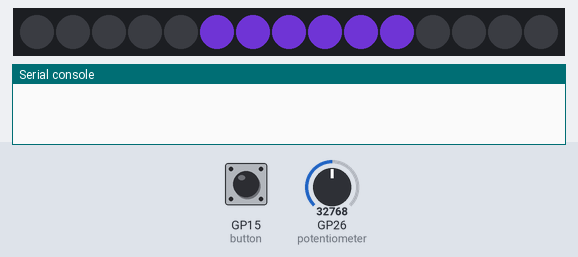
This program was run on a simulated Raspberry Pi Pico running MicroPython. Parts: 15 RGB LEDs in strip order, left to right, the last lines printed to the serial console. Inputs (shaded band) come from the test bench; at power-on: GP26 (potentiometer) = 32768, GP15 (button) LOW (analog values on the 0–65535 scale). Dim RGB values are drawn brighter than linear; random numbers come from a fixed seed.

Above: at 5.0 s.
5.1 s: GP26 (potentiometer) set to 7864
At 7.01 s:
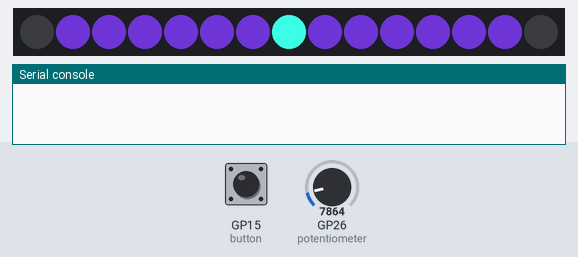
8.5 s: GP15 (button) pulled HIGH for 0.85 s
At 9.64 s:
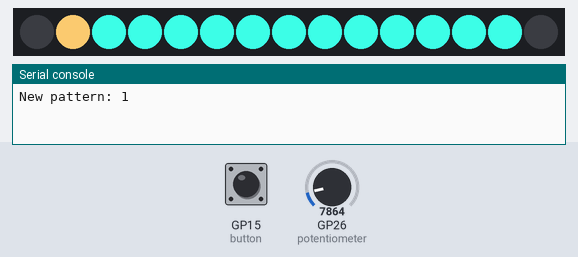
11.3 s: GP26 (potentiometer) set to 0
At 14.2 s:
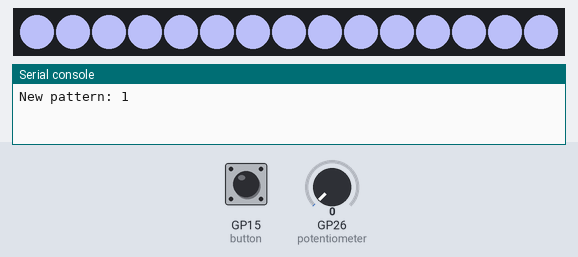
14.3 s: GP26 (potentiometer) set to 45874
At 16.8 s:
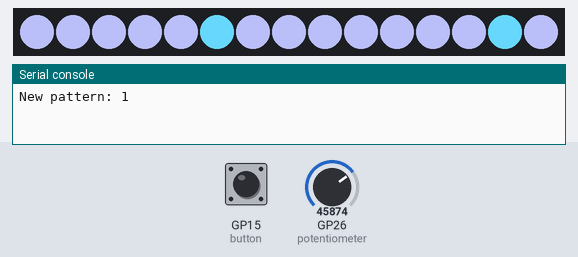
17.7 s: GP26 (potentiometer) set to 19660
At 19.79 s:
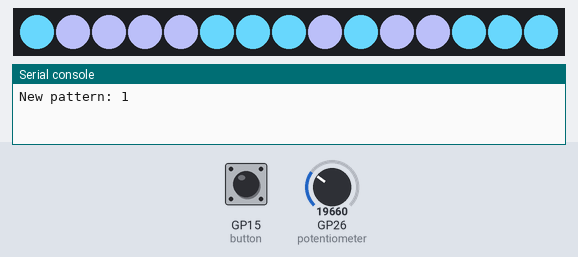
21.1 s: GP26 (potentiometer) set to 7864
At 25.0 s:
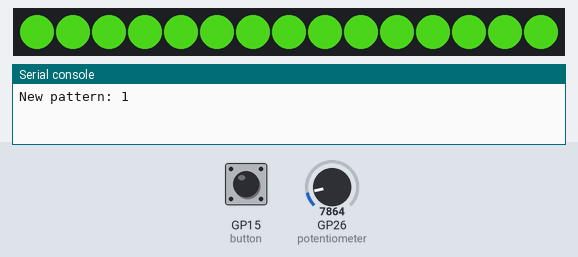

The program:

day12.py
```python
# Imports
import time
import random
from machine import Pin, ADC
from neopixel import NeoPixel

NUMBER_OF_LEDS = 15
# Define the strip pin number (28) and number of LEDs (15)
strip = NeoPixel(Pin(28), NUMBER_OF_LEDS)
button = Pin(15, Pin.IN, Pin.PULL_DOWN)

# Set up the potentiometer on ADC pin 26
potentiometer = ADC(Pin(26))


def random_bit():
    return random.randint(0, 255)


def random_color():
    return random_bit(), random_bit(), random_bit()


def get_delay():
    return potentiometer.read_u16() / 50000


def create_map():
    result = []
    seq = list(range(NUMBER_OF_LEDS))
    for _ in range(NUMBER_OF_LEDS):
        new_val = random.choice(seq)  # type: ignore
        result.append(new_val)
        seq.remove(new_val)  # type: ignore

    return result


def run_ligths_from_list(map, color):
    for i in map:
        mydelay = get_delay()
        # Set the next LED in the range to light with a colour
        strip[i] = color
        # Delay - the speed of the chaser
        time.sleep(mydelay)

        # Send the data to the strip
        strip.write()

def pattern_map(color):
    map = create_map()
    run_ligths_from_list(map, color)

def pattern_sequence(color):
    map = range(NUMBER_OF_LEDS)
    run_ligths_from_list(map, color)

def pattern_reverse_sequence(color):
    map = reversed(range(NUMBER_OF_LEDS))
    run_ligths_from_list(map, color)

def pattern_from_center(color):
    center = int(NUMBER_OF_LEDS/2)
    map = []
    for i in range(int(NUMBER_OF_LEDS/2)):
        map.append(center + i)
        map.append(center - i)

    run_ligths_from_list(map, color)


current_pattern = 0
patterns = [pattern_from_center, pattern_map, pattern_sequence, pattern_reverse_sequence]
last_press = 0
debounce_ms = 1000


def button_handle(p):
    global current_pattern
    global last_press
    now = time.ticks_ms()

    if time.ticks_diff(now, last_press) < debounce_ms:
        return  # debounce

    last_press = now
    current_pattern = (current_pattern + 1) % len(patterns)
    print(f"New pattern: {current_pattern}")


button.irq(lambda p: button_handle(p), Pin.PULL_DOWN)

while color := random_color():  # Run forever
    patterns[current_pattern](color)
    time.sleep(0.5)
```
